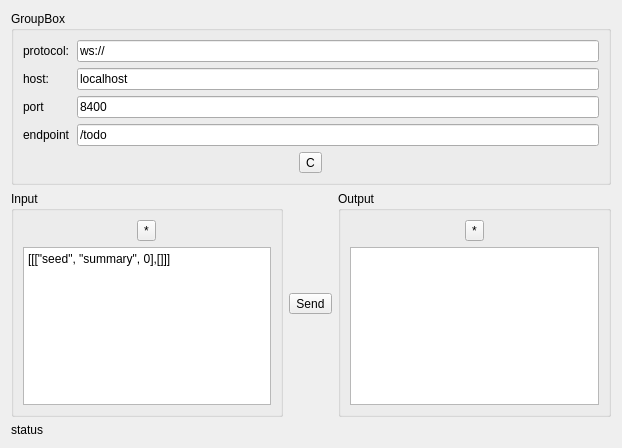
<?xml version="1.0" encoding="UTF-8"?>
<ui version="4.0">
 <class>WsTest</class>
 <widget class="QWidget" name="WsTest">
  <property name="geometry">
   <rect>
    <x>0</x>
    <y>0</y>
    <width>622</width>
    <height>448</height>
   </rect>
  </property>
  <property name="windowTitle">
   <string>Form</string>
  </property>
  <layout class="QVBoxLayout" name="verticalLayout_4">
   <item>
    <widget class="QGroupBox" name="groupBox">
     <property name="title">
      <string>GroupBox</string>
     </property>
     <layout class="QVBoxLayout" name="verticalLayout_3">
      <item>
       <layout class="QGridLayout" name="gridLayout">
        <item row="2" column="1">
         <widget class="QLineEdit" name="lineEdit_port">
          <property name="text">
           <string>8400</string>
          </property>
         </widget>
        </item>
        <item row="1" column="1">
         <widget class="QLineEdit" name="lineEdit_host">
          <property name="text">
           <string>localhost</string>
          </property>
         </widget>
        </item>
        <item row="2" column="0">
         <widget class="QLabel" name="label_2">
          <property name="text">
           <string>port</string>
          </property>
         </widget>
        </item>
        <item row="3" column="0">
         <widget class="QLabel" name="label_3">
          <property name="text">
           <string>endpoint</string>
          </property>
         </widget>
        </item>
        <item row="1" column="0">
         <widget class="QLabel" name="label">
          <property name="text">
           <string>host:</string>
          </property>
         </widget>
        </item>
        <item row="3" column="1">
         <widget class="QLineEdit" name="lineEdit_endpoint">
          <property name="text">
           <string>/todo</string>
          </property>
         </widget>
        </item>
        <item row="0" column="0">
         <widget class="QLabel" name="label_4">
          <property name="text">
           <string>protocol:</string>
          </property>
         </widget>
        </item>
        <item row="0" column="1">
         <widget class="QLineEdit" name="lineEdit_protocol">
          <property name="text">
           <string>ws://</string>
          </property>
         </widget>
        </item>
       </layout>
      </item>
      <item>
       <layout class="QHBoxLayout" name="horizontalLayout_6">
        <item>
         <widget class="QToolButton" name="toolButton_connect">
          <property name="text">
           <string>C</string>
          </property>
         </widget>
        </item>
       </layout>
      </item>
     </layout>
    </widget>
   </item>
   <item>
    <layout class="QHBoxLayout" name="horizontalLayout">
     <item>
      <widget class="QGroupBox" name="groupBox_2">
       <property name="title">
        <string>Input</string>
       </property>
       <layout class="QVBoxLayout" name="verticalLayout">
        <item>
         <layout class="QHBoxLayout" name="horizontalLayout_5">
          <item>
           <widget class="QToolButton" name="toolButton_input_clear">
            <property name="text">
             <string>*</string>
            </property>
           </widget>
          </item>
         </layout>
        </item>
        <item>
         <widget class="QPlainTextEdit" name="plainTextEdit_input">
          <property name="plainText">
           <string>[[[&quot;seed&quot;, &quot;summary&quot;, 0],[]]]</string>
          </property>
         </widget>
        </item>
       </layout>
      </widget>
     </item>
     <item>
      <layout class="QHBoxLayout" name="horizontalLayout_7">
       <item>
        <widget class="QToolButton" name="toolButton_send">
         <property name="text">
          <string>Send</string>
         </property>
        </widget>
       </item>
      </layout>
     </item>
     <item>
      <widget class="QGroupBox" name="groupBox_3">
       <property name="title">
        <string>Output</string>
       </property>
       <layout class="QVBoxLayout" name="verticalLayout_2">
        <item>
         <layout class="QHBoxLayout" name="horizontalLayout_4">
          <item>
           <widget class="QToolButton" name="toolButton_output_clear">
            <property name="text">
             <string>*</string>
            </property>
           </widget>
          </item>
         </layout>
        </item>
        <item>
         <widget class="QPlainTextEdit" name="plainTextEdit_output"/>
        </item>
       </layout>
      </widget>
     </item>
    </layout>
   </item>
   <item>
    <widget class="QLabel" name="label_status">
     <property name="text">
      <string>status</string>
     </property>
    </widget>
   </item>
  </layout>
 </widget>
 <resources/>
 <connections>
  <connection>
   <sender>toolButton_input_clear</sender>
   <signal>clicked()</signal>
   <receiver>plainTextEdit_input</receiver>
   <slot>clear()</slot>
   <hints>
    <hint type="sourcelabel">
     <x>163</x>
     <y>216</y>
    </hint>
    <hint type="destinationlabel">
     <x>205</x>
     <y>340</y>
    </hint>
   </hints>
  </connection>
  <connection>
   <sender>toolButton_output_clear</sender>
   <signal>clicked()</signal>
   <receiver>plainTextEdit_output</receiver>
   <slot>clear()</slot>
   <hints>
    <hint type="sourcelabel">
     <x>460</x>
     <y>213</y>
    </hint>
    <hint type="destinationlabel">
     <x>481</x>
     <y>284</y>
    </hint>
   </hints>
  </connection>
 </connections>
</ui>
